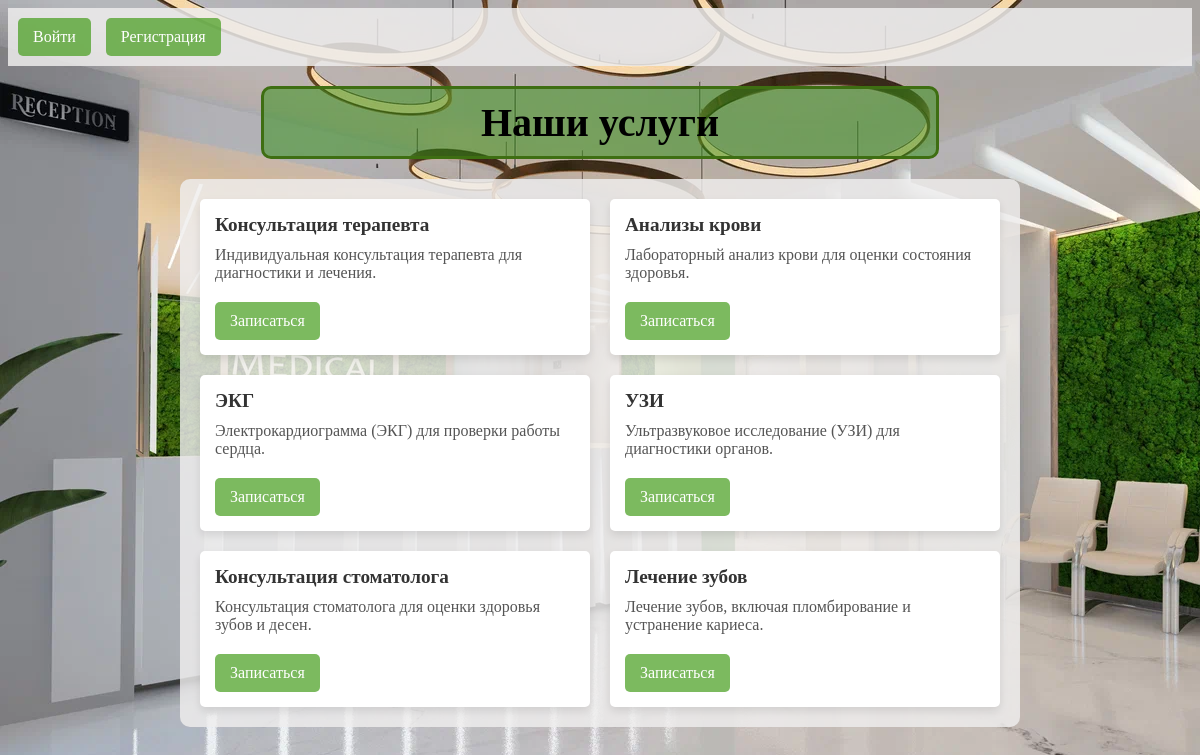
Screenshot of /WEB_10/index.php with the database file from the repository.
### tables this page shows
CREATE TABLE services (
	id INT auto_increment NOT NULL,
	name VARCHAR(100) NOT NULL,
	description TEXT NOT NULL,
	CONSTRAINT Services_pk PRIMARY KEY (id),
	CONSTRAINT services_unique UNIQUE KEY (name)
);

### WEB_10/index.php (the view, shortened to what this page needs)
<?php
$isLoggedIn = isset($_SESSION['user_id']);
$isAdmin = false;
$dsn = 'mysql:host=localhost;dbname=lab9;charset=utf8mb4';
$dbUser = 'root';
$dbPass = 'root';
try {
    $pdo = new PDO($dsn, $dbUser, $dbPass);
    $pdo->setAttribute(PDO::ATTR_ERRMODE, PDO::ERRMODE_EXCEPTION);
    $stmt = $pdo->query("SELECT * FROM services");
    $services = $stmt->fetchAll(PDO::FETCH_ASSOC);
} catch (PDOException $e) {
    die("Ошибка подключения к базе данных: " . $e->getMessage());
}
?>
<!DOCTYPE html>
<html lang="en">
<head>
</head>
<body>
    <header style="padding: 10px; background-color: rgba(239, 238, 238, 0.84);">
        <div class="header-links">
            <div class="left-links">
                <?php if ($isLoggedIn): ?>
                    <?php if ($isAdmin): ?>
                        <div class="admin-links">
                            <a href="manage_services.php">Управление услугами</a>
                            <a href="manage_users.php">Управление пользователями</a>
                            <a href="Book_management.php">Управление записями</a>
                        </div>
                    <?php endif; ?>
                <?php else: ?>
                    <a href="avtorisation.php">Войти</a>
                    <a href="registration.php">Регистрация</a>
                <?php endif; ?>
            </div>
        </div>
    </header>
    <main>
        <h2 style="text-align: center; font-size: 2.5em; background-color: rgba(50, 143, 22, 0.5); padding: 10px; border: 3px solid #3e6e12; border-radius: 10px; margin: 20px 0; width: 55%; margin-left: auto; margin-right: auto;">
            Наши услуги
        </h2>
        <div class="services-container">
            <?php foreach ($services as $service): ?>
                <div class="service-card">
                    <h3><?php echo htmlspecialchars($service['name']); ?></h3>
                    <p><?php echo htmlspecialchars($service['description']); ?></p>
                    <?php if ($isLoggedIn): ?>
                        <a href="book_service.php?service_id=<?php echo $service['id']; ?>">Записаться</a>
                    <?php else: ?>
                        <a href="registration.php" onclick="alert('Для записи на услугу необходимо авторизоваться на сайте.')">Записаться</a>
                    <?php endif; ?>
                </div>
            <?php endforeach; ?>
        </div>
    </main>
</body>
</html>

### WEB_10/index.php (style rules this page uses)
body { background: url(med_center.jpg); }
.services-container { display: grid; grid-template-columns: repeat(2, 1fr); gap: 20px; margin: 20px auto; max-width: 800px; padding: 20px; background-color: rgba(239, 238, 238, 0.82); border-radius: 10px; }
.service-card { background: white; padding: 15px; border-radius: 5px; box-shadow: 0 4px 8px rgba(0, 0, 0, 0.1); }
.service-card h3 { margin: 0; font-size: 1.2em; color: #333; }
.service-card p { margin: 10px 0; color: #555; }
.service-card a { display: inline-block; margin-top: 10px; padding: 10px 15px; background-color: rgba(66, 155, 24, 0.69); color: white; text-decoration: none; border-radius: 5px; text-align: center; }
.header-links { display: flex; justify-content: space-between; align-items: center; width: 100%; }
.header-links .left-links { display: flex; gap: 15px; }
.header-links a { padding: 10px 15px; background-color: rgba(66, 155, 24, 0.69); color: white; text-decoration: none; border-radius: 5px; }

### rows the page displays
services: name "Консультация терапевта", description "Индивидуальная консультация терапевта для диагностики и лечения."
services: name "Анализы крови", description "Лабораторный анализ крови для оценки состояния здоровья."
services: name "ЭКГ", description "Электрокардиограмма (ЭКГ) для проверки работы сердца."
services: name "УЗИ", description "Ультразвуковое исследование (УЗИ) для диагностики органов."
services: name "Консультация стоматолога", description "Консультация стоматолога для оценки здоровья зубов и десен."
services: name "Лечение зубов", description "Лечение зубов, включая пломбирование и устранение кариеса."
